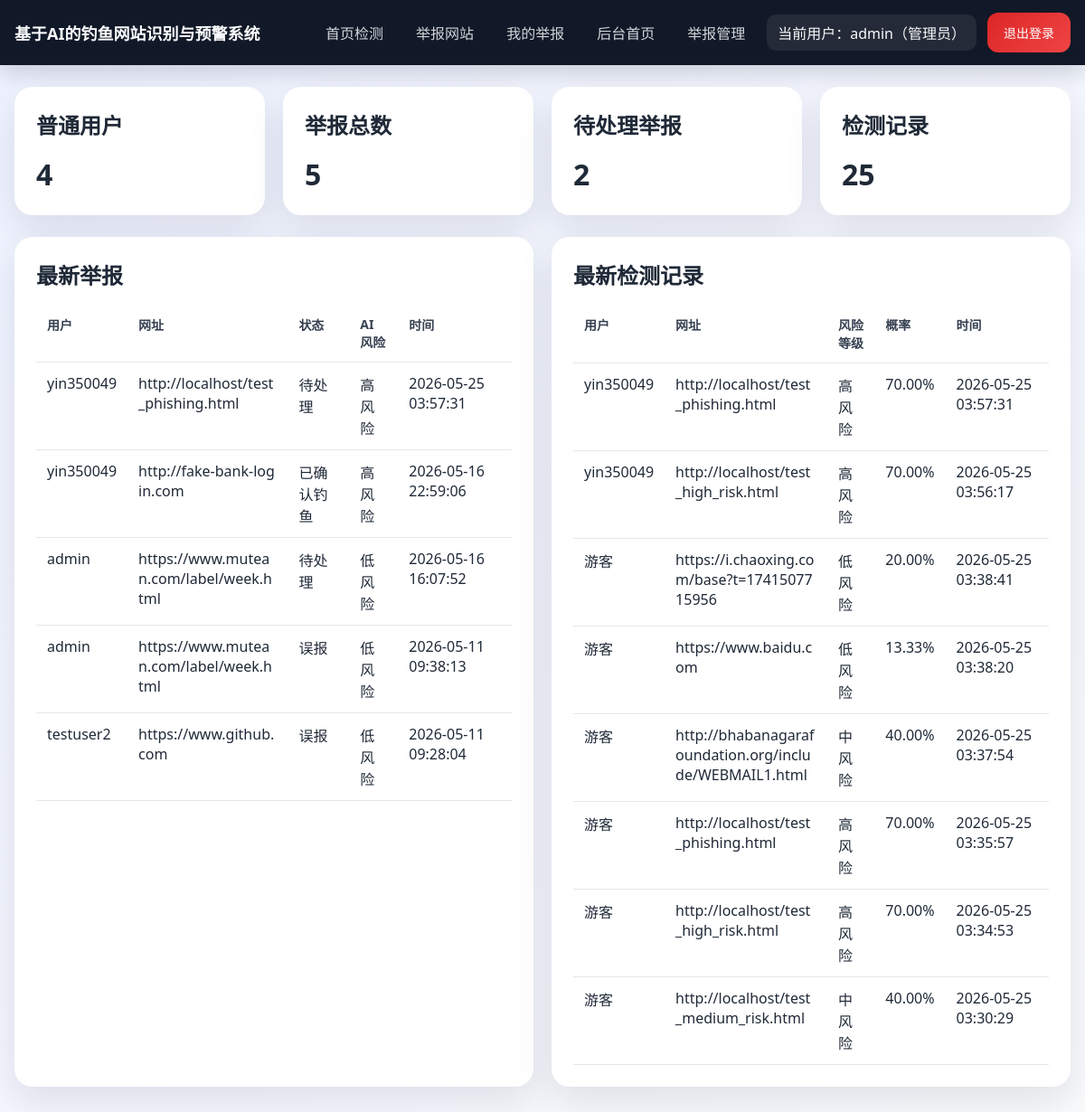
The page /admin (signed in) on the database its author committed.
### tables this page shows
CREATE TABLE users (
            id INTEGER PRIMARY KEY AUTOINCREMENT,
            username TEXT NOT NULL UNIQUE,
            password_hash TEXT NOT NULL,
            role TEXT NOT NULL DEFAULT 'user',
            created_at TEXT NOT NULL
        );

CREATE TABLE reports (
            id INTEGER PRIMARY KEY AUTOINCREMENT,
            user_id INTEGER NOT NULL,
            reported_url TEXT NOT NULL,
            description TEXT NOT NULL,
            contact TEXT,
            status TEXT NOT NULL DEFAULT '待处理',
            ai_is_phishing INTEGER NOT NULL,
            ai_probability REAL NOT NULL,
            ai_risk_level TEXT NOT NULL,
            ai_risk_factors TEXT NOT NULL,
            review_note TEXT,
            created_at TEXT NOT NULL,
            reviewed_at TEXT,
            FOREIGN KEY (user_id) REFERENCES users (id)
        );

CREATE TABLE detections (
            id INTEGER PRIMARY KEY AUTOINCREMENT,
            user_id INTEGER,
            url TEXT NOT NULL,
            is_phishing INTEGER NOT NULL,
            probability REAL NOT NULL,
            risk_level TEXT NOT NULL,
            risk_factors TEXT NOT NULL,
            created_at TEXT NOT NULL,
            FOREIGN KEY (user_id) REFERENCES users (id)
        );

### app.py (the view)
@app.route("/admin")
@admin_required
def admin_dashboard():
    db = get_db()
    stats = {
        "user_count": db.execute("SELECT COUNT(*) AS count FROM users WHERE role = 'user'").fetchone()["count"],
        "report_count": db.execute("SELECT COUNT(*) AS count FROM reports").fetchone()["count"],
        "pending_report_count": db.execute("SELECT COUNT(*) AS count FROM reports WHERE status = '待处理'").fetchone()["count"],
        "detection_count": db.execute("SELECT COUNT(*) AS count FROM detections").fetchone()["count"],
    }
    latest_reports = db.execute(
        """
        SELECT reports.id, users.username, reports.reported_url, reports.status,
               reports.ai_risk_level, reports.created_at
        FROM reports
        JOIN users ON users.id = reports.user_id
        ORDER BY reports.id DESC
        LIMIT 8
        """
    ).fetchall()
    latest_detections = db.execute(
        """
        SELECT detections.url, detections.risk_level, detections.probability,
               detections.created_at, users.username
        FROM detections
        LEFT JOIN users ON users.id = detections.user_id
        ORDER BY detections.id DESC
        LIMIT 8
        """
    ).fetchall()
    return render_template(
        "admin_dashboard.html",
        stats=stats,
        latest_reports=latest_reports,
        latest_detections=latest_detections,
    )

### app.py (called while the page is built)
def get_db():
    if "db" not in g:
        g.db = sqlite3.connect(app.config["DATABASE"])
        g.db.row_factory = sqlite3.Row
    return g.db

@app.before_request
def load_logged_in_user():
    init_db()
    user_id = session.get("user_id")
    if user_id is None:
        g.user = None
    else:
        g.user = get_db().execute(
            "SELECT id, username, role, created_at FROM users WHERE id = ?",
            (user_id,),
        ).fetchone()

@app.context_processor
def inject_user():
    return {"current_user": g.get("user")}

def admin_required(view):
    @wraps(view)
    def wrapped_view(**kwargs):
        if g.user is None:
            flash("请先登录管理员账号。", "warning")
            return redirect(url_for("login", next=request.path))
        if g.user["role"] != "admin":
            flash("你没有访问后台的权限。", "danger")
            return redirect(url_for("index"))
        return view(**kwargs)
    return wrapped_view

### templates/admin_dashboard.html (shortened to what this page needs)
{% extends 'base.html' %}
{% block content %}
<section class="grid grid-4" style="margin-bottom:24px;">
    <div class="card"><h2 class="section-title">普通用户</h2><div style="font-size:32px;font-weight:700;">{{ stats['user_count'] }}</div></div>
    <div class="card"><h2 class="section-title">举报总数</h2><div style="font-size:32px;font-weight:700;">{{ stats['report_count'] }}</div></div>
    <div class="card"><h2 class="section-title">待处理举报</h2><div style="font-size:32px;font-weight:700;">{{ stats['pending_report_count'] }}</div></div>
    <div class="card"><h2 class="section-title">检测记录</h2><div style="font-size:32px;font-weight:700;">{{ stats['detection_count'] }}</div></div>
</section>
<div class="grid grid-2">
    <section class="card">
        <h1 class="section-title">最新举报</h1>
        {% if latest_reports %}
        <table>
            <thead>
                <tr>
                    <th>用户</th>
                    <th>网址</th>
                    <th>状态</th>
                    <th>AI 风险</th>
                    <th>时间</th>
                </tr>
            </thead>
            <tbody>
                {% for item in latest_reports %}
                <tr>
                    <td>{{ item['username'] }}</td>
                    <td class="mono">{{ item['reported_url'] }}</td>
                    <td>{{ item['status'] }}</td>
                    <td>{{ item['ai_risk_level'] }}</td>
                    <td>{{ item['created_at'] }}</td>
                </tr>
                {% endfor %}
            </tbody>
        </table>
        {% else %}
        <div class="muted">暂无举报数据。</div>
        {% endif %}
    </section>
    <section class="card">
        <h1 class="section-title">最新检测记录</h1>
        {% if latest_detections %}
        <table>
            <thead>
                <tr>
                    <th>用户</th>
                    <th>网址</th>
                    <th>风险等级</th>
                    <th>概率</th>
                    <th>时间</th>
                </tr>
            </thead>
            <tbody>
                {% for item in latest_detections %}
                <tr>
                    <td>{{ item['username'] or '游客' }}</td>
                    <td class="mono">{{ item['url'] }}</td>
                    <td>{{ item['risk_level'] }}</td>
                    <td>{{ '%.2f%%'|format(item['probability'] * 100) }}</td>
                    <td>{{ item['created_at'] }}</td>
                </tr>
                {% endfor %}
            </tbody>
        </table>
        {% else %}
        <div class="muted">暂无检测数据。</div>
        {% endif %}
    </section>
</div>
{% endblock %}

### templates/base.html (shortened to what this page needs)
<!DOCTYPE html>
<html lang="zh-CN">
<head>
</head>
<body>
    <div class="page">
        <nav class="nav">
            <div class="nav-inner">
                <a class="brand" href="{{ url_for('index') }}">基于AI的钓鱼网站识别与预警系统</a>
                <div class="nav-links">
                    <a class="nav-link" href="{{ url_for('index') }}">首页检测</a>
                    {% if current_user %}
                    <a class="nav-link" href="{{ url_for('report_site') }}">举报网站</a>
                    <a class="nav-link" href="{{ url_for('my_reports') }}">我的举报</a>
                    {% if current_user['role'] == 'admin' %}
                    <a class="nav-link" href="{{ url_for('admin_dashboard') }}">后台首页</a>
                    <a class="nav-link" href="{{ url_for('admin_reports') }}">举报管理</a>
                    {% endif %}
                    <span class="nav-user">当前用户：{{ current_user['username'] }}{% if current_user['role'] == 'admin' %}（管理员）{% endif %}</span>
                    <form method="post" action="{{ url_for('logout') }}" style="display:inline;">
                        <button type="submit" class="btn-danger">退出登录</button>
                    </form>
                    {% else %}
                    <a class="nav-link" href="{{ url_for('login') }}">登录</a>
                    <a class="nav-link" href="{{ url_for('register') }}">注册</a>
                    {% endif %}
                </div>
            </div>
        </nav>
        <main class="content">
            {% block content %}{% endblock %}
        </main>
    </div>
</body>
</html>

### templates/base.html (style rules this page uses)
* { box-sizing: border-box; }
body { margin: 0; font-family: "Segoe UI", Tahoma, Geneva, Verdana, sans-serif; background: linear-gradient(135deg, #eef2ff 0%, #f8fafc 100%); color: #1f2937; }
a { color: inherit; text-decoration: none; }
.page { min-height: 100vh; }
.nav { background: #111827; color: #f9fafb; padding: 14px 0; box-shadow: 0 8px 24px rgba(17, 24, 39, 0.18); }
.nav-inner, .content { width: min(1180px, calc(100% - 32px)); margin: 0 auto; }
.nav-inner { display: flex; align-items: center; justify-content: space-between; gap: 16px; }
.brand { font-size: 18px; font-weight: 700; }
.nav-links { display: flex; align-items: center; gap: 12px; flex-wrap: wrap; }
.nav-link { padding: 8px 12px; border-radius: 10px; color: #d1d5db; }
.nav-user { padding: 8px 12px; border-radius: 10px; background: rgba(255,255,255,0.08); }
.btn, button { border: none; border-radius: 12px; background: linear-gradient(135deg, #4f46e5 0%, #7c3aed 100%); color: #fff; padding: 12px 18px; font-size: 14px; cursor: pointer; }
.btn-danger { background: linear-gradient(135deg, #dc2626 0%, #ef4444 100%); }
.content { padding: 24px 0 40px; }
.card { background: #fff; border-radius: 20px; box-shadow: 0 16px 40px rgba(15, 23, 42, 0.10); padding: 24px; }
.grid { display: grid; gap: 20px; }
.grid-2 { grid-template-columns: repeat(auto-fit, minmax(320px, 1fr)); }
.grid-4 { grid-template-columns: repeat(auto-fit, minmax(220px, 1fr)); }
.section-title { margin: 0 0 16px; font-size: 24px; }
form { display: grid; gap: 16px; }
table { width: 100%; border-collapse: collapse; }
th, td { padding: 12px; border-bottom: 1px solid #e5e7eb; text-align: left; vertical-align: top; }
th { color: #374151; font-size: 14px; }
.mono { word-break: break-all; }

### rows shown on the page
users: username "admin"
reports: username "yin350049", reported_url "http://localhost/test_phishing.html", status "待处理", ai_risk_level "高风险", created_at "2026-05-25 03:57:31"
reports: username "yin350049", reported_url "http://fake-bank-login.com", status "已确认钓鱼", ai_risk_level "高风险", created_at "2026-05-16 22:59:06"
reports: username "admin", reported_url "https://www.mutean.com/label/week.html", status "待处理", ai_risk_level "低风险", created_at "2026-05-16 16:07:52"
reports: username "admin", reported_url "https://www.mutean.com/label/week.html", status "误报", ai_risk_level "低风险", created_at "2026-05-11 09:38:13"
reports: username "testuser2", reported_url "https://www.github.com", status "误报", ai_risk_level "低风险", created_at "2026-05-11 09:28:04"
detections: username "yin350049", url "http://localhost/test_phishing.html", risk_level "高风险", item['probability']*100 "70.00%", created_at "2026-05-25 03:57:31"
detections: username "yin350049", url "http://localhost/test_high_risk.html", risk_level "高风险", item['probability']*100 "70.00%", created_at "2026-05-25 03:56:17"
detections: item "游客", url "https://i.chaoxing.com/base?t=1741507715956", risk_level "低风险", item['probability']*100 "20.00%", created_at "2026-05-25 03:38:41"
detections: item "游客", url "https://www.baidu.com", risk_level "低风险", item['probability']*100 "13.33%", created_at "2026-05-25 03:38:20"
detections: item "游客", url "http://bhabanagarafoundation.org/include/WEBMAIL1.html", risk_level "中风险", item['probability']*100 "40.00%", created_at "2026-05-25 03:37:54"
detections: item "游客", url "http://localhost/test_phishing.html", risk_level "高风险", item['probability']*100 "70.00%", created_at "2026-05-25 03:35:57"
detections: item "游客", url "http://localhost/test_high_risk.html", risk_level "高风险", item['probability']*100 "70.00%", created_at "2026-05-25 03:34:53"
detections: item "游客", url "http://localhost/test_medium_risk.html", risk_level "中风险", item['probability']*100 "40.00%", created_at "2026-05-25 03:30:29"

### other values the page prints
{{ stats['user_count'] }} "4"
{{ stats['report_count'] }} "5"
{{ stats['pending_report_count'] }} "2"
{{ stats['detection_count'] }} "25"
